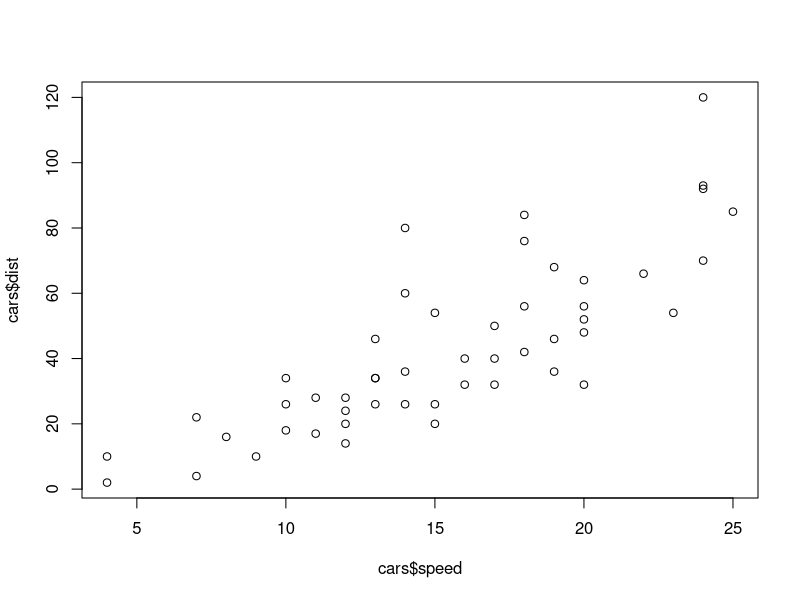
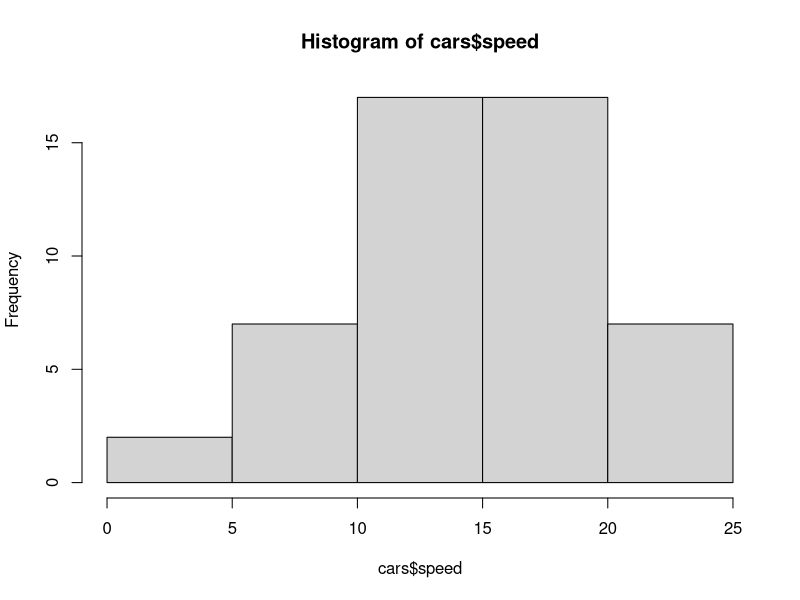
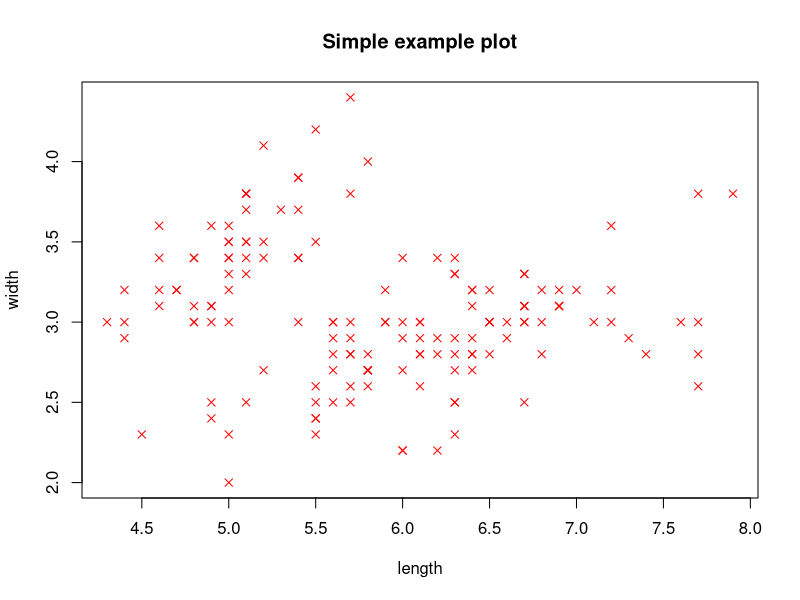

Write the R code that produced these figures, in order.
## ---- chunk 1
#| label: simple calculator
#| eval: true
#| echo: true

1 + 1 

## ---- chunk 2
#| label: simple calculator 2
#| eval: true
#| echo: true

# Use "#" to add text and explanations to your code 

## ---- chunk 3
#| label: save object
#| eval: true
#| echo: true

a = 1 
b = 2
c = a + b

# can use = or "<-"

c <- a + b 

c

## ---- chunk 4
#| label: example object
#| eval: true
#| echo: true

data = c(1,13,2,1,43,53,1,2,34,54,2,4,6,23)

cutoff = 10 

data[data>cutoff]

## ---- chunk 5
#| label: using functions
#| eval: true
#| echo: true

sum(1, 2)

sum(a , b)

?sum

## ---- chunk 6
#| label: using functions 2
#| eval: true
#| echo: true

?sum

## ---- chunk 7
#| label: introduce vector
#| eval: true
#| echo: true

c(1,2,3)

c(a, b)

## ---- chunk 8
#| label: introduce vector 2
#| eval: true
#| echo: true

a_vector = c(1.23, 2.34, 6.21, 3.11, 3.412, 4.32, 5.922, 5.65)

a_vector[4]

## ---- chunk 9
#| label: introduce array/matrix
#| eval: true
#| echo: true

matrix(data = c(1,2,3,4,5,6,7,8), nrow = 4 )

## ---- chunk 10
#| label: introduce array/matrix 2
#| eval: true
#| echo: true

a_matrix = matrix(data = c(1,2,3,4,5,6,7,8), nrow = 4 )

a_matrix[3,2] # first row, then column

## ---- chunk 11
#| label: using functions 3
#| eval: true
#| echo: true

a_vector = c(1.23, 2.34, 6.21, 3.11, 3.412, 4.32, 5.922, 5.65)

## ---- chunk 12
#| label: using functions 4
#| eval: true
#| echo: true

a_vector = c(1.23, 2.34, 6.21, 3.11, 3.412, 4.32, 5.922, 5.65)

mean(a_vector)
sd(a_vector)
max(a_vector)
min(a_vector)
length(a_vector)

## ---- chunk 13
#| label: using functions 5
#| eval: true
#| echo: true

seq(1,10)

seq(1,10, by = 2)

rep(0,100)

## ---- chunk 14
#| label: introduce vectors
#| eval: true
#| echo: true

a_vector = c(1.23, 2.34, 6.21, 3.11, 3.412, 4.32, 5.922, 5.65)

class(a_vector)

b_vector = c("something", "something else", "another thing", "completely differnt")

class(b_vector)

## ---- chunk 15
#| label: introduce vector 3
#| eval: true
#| echo: true

c_vector = c(F, T, T,T, F, T, F, T)

class(c_vector)

## ---- chunk 16
#| label: introduce vector 4
#| eval: true
#| echo: true

gender <- factor(c("Male", "Female", "Female", "Male"))

class(gender)

## ---- chunk 17
#| label: introduce list
#| eval: true
#| echo: true

my_list <- list(name = "Alice", age = 25, scores = c(90, 85, 88))

print(my_list)

## ---- chunk 18
#| label: wrong class
#| eval: true
#| echo: true

#sum(c("Kees", "Klaas", "Jan"))

## ---- chunk 19
#| label: dataframe
#| eval: true
#| echo: true

# Create a data frame
df <- data.frame(x = 1:3, y = c("a", "b", "c"))

# Printing
print(df)

# use one of the inbuilt data frames
cars

## ---- chunk 20
#| label: tibble
#| eval: true
#| echo: true

# Create a tibble
library(tibble)
tb <- tibble(x = 1:3, y = c("a", "b", "c"))

print(tb)

## ---- chunk 21
#| label: simple plotting 1 
#| eval: true
#| echo: true

plot(cars$speed, cars$dist)

## ---- chunk 22
#| label: simple plotting 2 
#| eval: true
#| echo: true

hist(cars$speed)

## ---- chunk 23
#| label: simple plotting 3 
#| eval: true
#| echo: true

iris

?plot 

## ---- chunk 24
#| label: simple plotting solution
#| eval: true
#| echo: true

plot(iris$Sepal.Length, iris$Sepal.Width, 
     type = "p", # plot points ("l" would give a line)
     pch = 4, # change the type of points
     col = "red", # color the points red
     xlab = "length", # change the x label
     ylab = "width", # change the y label 
     main = "Simple example plot") # add tittle

## ---- chunk 25
#| label: packages
#| eval: true
#| echo: true

#install.packages("tidyverse")
library(tidyverse)

## ---- chunk 26
#| label: working directory
#| eval: true
#| echo: true

getwd() 

setwd("/Users/jb22m516/Documents/GitHub/getting_started_with_R/")

## ---- chunk 27
#| label: loading_data
#| eval: true
#| echo: true

#install.packages("utils")
library(utils)

#data = read.csv2()

